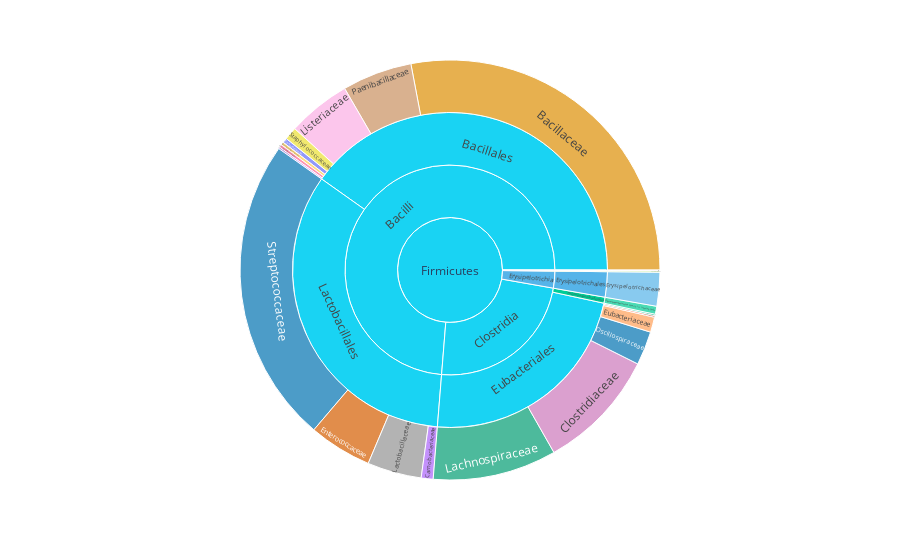

Notebook code for this chart:
### Markdown cell above
# Sunburst diagram of firmicutes genes

### Code cell
import plotly.express as px
import numpy as np
import seaborn as sns

# create a color palette based on the "family" column
# get a list of unique values in the "family" column
unique_families = cdf['family'].unique()
# set the color palette to use 3-digit RGB values

family_counts = cdf['family'].value_counts()
    
# # combine categories with an occurrence below 5% into a new category called "other"
# other_count = family_counts[family_counts < 0.05 * family_counts.sum()].sum()
# family_counts = family_counts[family_counts >= 0.05 * family_counts.sum()]
# family_counts['other'] = other_count

# combine categories with an occurrence below 1.5% into a new category called "other"
other_count = family_counts[family_counts < 0.01 * family_counts.sum()].sum()
family_counts = family_counts[family_counts >= 0.01 * family_counts.sum()]
family_counts['other'] = other_count
# create a pie chart for the current cluster using the colors from the "family_colors" dictionary

# create a list of colors based on the "colorblind" color palette
palette_list = sns.color_palette('colorblind', n_colors=len(family_counts.index), as_cmap=True)
palette_list = palette_list * (len(family_counts.index) // len(palette_list) + 1)

# create a dictionary that maps each unique family to a specific color in the "husl" color palette
family_colors = {family: palette_list[i] for i, family in enumerate(family_counts.index)}
family_colors['other'] = 'gray'


# create a list of colors based on the "husl" color palette
palette_list = sns.color_palette('colorblind', n_colors=len(family_counts), as_cmap=True)
palette_list = palette_list * (len(family_counts.index) // len(palette_list) + 1)

# create a dictionary that maps each unique family to a specific color in the "husl" color palette
family_colors = {family: palette_list[i] for i, family in enumerate(family_counts.index)}
# family_colors['other'] = 'gray'
path=['phylum', 'class', 'order', 'family', 'species']
fig = px.sunburst(cdf, path=path, 
                  values=cdf.index,
                  color='family',
                  color_discrete_map=family_colors,
                  branchvalues='total')
                  
                #   color_continuous_midpoint = 125)
                #   color_continuous_midpoint=np.average(cdf['seq_len'], weights=cdf.index))


# show the diagram
fig.show()
fig.write_image('sunburst/sunburst2.svg', format='svg')

### Figure 1 — Plotly figure (JSON) as saved in the notebook; plotly's stock layout.template omitted (floating-point values rounded to 4 significant figures)
{"data": [{"branchvalues": "total", "customdata": [["Thermoanaerobacterales Family III. Incertae Sedis"], ["Enterococcaceae"], ["Thermoactinomycetaceae"], ["Streptococcaceae"], ["Eubacteriaceae"], ["Bacillaceae"], ["Erysipelotrichaceae"], ["(?)"], ["Erysipelotrichaceae"], ["(?)"], ["(?)"], ["Alicyclobacillaceae"], ["Thermoanaerobacterales Family III. Incertae Sedis"], ["(?)"], ["(?)"], ["Erysipelotrichaceae"], ["Sporomusaceae"], ["Sporomusaceae"], ["Peptoniphilaceae"], ["Sporomusaceae"], ["Peptoniphilaceae"], ["Sporolactobacillaceae"], ["Planococcaceae"], ["Peptostreptococcaceae"], ["Peptoniphilaceae"], ["Peptococcaceae"], ["Paenibacillaceae"], ["Oscillospiraceae"], ["Listeriaceae"], ["Lactobacillaceae"], ["Lachnospiraceae"], ["Clostridiaceae"], ["Carnobacteriaceae"], ["Staphylococcaceae"], ["(?)"]], "domain": {"x": [0, 1], "y": [0, 1]}, "hovertemplate": "labels=%{label}<br>index=%{value}<br>parent=%{parent}<br>id=%{id}<br>family=%{customdata[0]}<extra></extra>", "ids": ["Firmicutes/Clostridia/Thermoanaerobacterales/Thermoanaerobacterales Family III. Incertae Sedis", "Firmicutes/Bacilli/Lactobacillales/Enterococcaceae", "Firmicutes/Bacilli/Bacillales/Thermoactinomycetaceae", "Firmicutes/Bacilli/Lactobacillales/Streptococcaceae", "Firmicutes/Clostridia/Eubacteriales/Eubacteriaceae", "Firmicutes/Bacilli/Bacillales/Bacillaceae", "Firmicutes/Erysipelotrichia/Erysipelotrichales/Erysipelotrichaceae", "Firmicutes/Bacilli/Bacillales", "Firmicutes/Erysipelotrichia/Erysipelotrichales", "Firmicutes/Clostridia/Eubacteriales", "Firmicutes/Bacilli/Lactobacillales", "Firmicutes/Bacilli/Bacillales/Alicyclobacillaceae", "Firmicutes/Clostridia/Thermoanaerobacterales", "Firmicutes/Bacilli", "Firmicutes/Clostridia", "Firmicutes/Erysipelotrichia", "Firmicutes/Negativicutes", "Firmicutes/Negativicutes/Selenomonadales", "Firmicutes/Tissierellia/Tissierellales", "Firmicutes/Negativicutes/Selenomonadales/Sporomusaceae", "Firmicutes/Tissierellia", "Firmicutes/Bacilli/Bacillales/Sporolactobacillaceae", "Firmicutes/Bacilli/Bacillales/Planococcaceae", "Firmicutes/Clostridia/Eubacteriales/Peptostreptococcaceae", "Firmicutes/Tissierellia/Tissierellales/Peptoniphilaceae", "Firmicutes/Clostridia/Eubacteriales/Peptococcaceae", "Firmicutes/Bacilli/Bacillales/Paenibacillaceae", "Firmicutes/Clostridia/Eubacteriales/Oscillospiraceae", "Firmicutes/Bacilli/Bacillales/Listeriaceae", "Firmicutes/Bacilli/Lactobacillales/Lactobacillaceae", "Firmicutes/Clostridia/Eubacteriales/Lachnospiraceae", "Firmicutes/Clostridia/Eubacteriales/Clostridiaceae", "Firmicutes/Bacilli/Lactobacillales/Carnobacteriaceae", "Firmicutes/Bacilli/Bacillales/Staphylococcaceae", "Firmicutes"], "labels": ["Thermoanaerobacterales Family III. Incertae Sedis", "Enterococcaceae", "Thermoactinomycetaceae", "Streptococcaceae", "Eubacteriaceae", "Bacillaceae", "Erysipelotrichaceae", "Bacillales", "Erysipelotrichales", "Eubacteriales", "Lactobacillales", "Alicyclobacillaceae", "Thermoanaerobacterales", "Bacilli", "Clostridia", "Erysipelotrichia", "Negativicutes", "Selenomonadales", "Tissierellales", "Sporomusaceae", "Tissierellia", "Sporolactobacillaceae", "Planococcaceae", "Peptostreptococcaceae", "Peptoniphilaceae", "Peptococcaceae", "Paenibacillaceae", "Oscillospiraceae", "Listeriaceae", "Lactobacillaceae", "Lachnospiraceae", "Clostridiaceae", "Carnobacteriaceae", "Staphylococcaceae", "Firmicutes"], "marker": {"colors": ["#00cc96", "#D55E00", "#ab63fa", "#0173B2", "#FFA15A", "#DE8F05", "#56B4E9", "#19d3f3", "#56B4E9", "#19d3f3", "#19d3f3", "#FF6692", "#00cc96", "#19d3f3", "#19d3f3", "#56B4E9", "#B6E880", "#B6E880", "#FF97FF", "#B6E880", "#FF97FF", "#FECB52", "#636efa", "#EF553B", "#FF97FF", "#00cc96", "#CA9161", "#0173B2", "#FBAFE4", "#949494", "#029E73", "#CC78BC", "#ab63fa", "#ECE133", "#19d3f3"]}, "name": "", "parents": ["Firmicutes/Clostridia/Thermoanaerobacterales", "Firmicutes/Bacilli/Lactobacillales", "Firmicutes/Bacilli/Bacillales", "Firmicutes/Bacilli/Lactobacillales", "Firmicutes/Clostridia/Eubacteriales", "Firmicutes/Bacilli/Bacillales", "Firmicutes/Erysipelotrichia/Erysipelotrichales", "Firmicutes/Bacilli", "Firmicutes/Erysipelotrichia", "Firmicutes/Clostridia", "Firmicutes/Bacilli", "Firmicutes/Bacilli/Bacillales", "Firmicutes/Clostridia", "Firmicutes", "Firmicutes", "Firmicutes", "Firmicutes", "Firmicutes/Negativicutes", "Firmicutes/Tissierellia", "Firmicutes/Negativicutes/Selenomonadales", "Firmicutes", "Firmicutes/Bacilli/Bacillales", "Firmicutes/Bacilli/Bacillales", "Firmicutes/Clostridia/Eubacteriales", "Firmicutes/Tissierellia/Tissierellales", "Firmicutes/Clostridia/Eubacteriales", "Firmicutes/Bacilli/Bacillales", "Firmicutes/Clostridia/Eubacteriales", "Firmicutes/Bacilli/Bacillales", "Firmicutes/Bacilli/Lactobacillales", "Firmicutes/Clostridia/Eubacteriales", "Firmicutes/Clostridia/Eubacteriales", "Firmicutes/Bacilli/Lactobacillales", "Firmicutes/Bacilli/Bacillales", ""], "type": "sunburst", "values": [8445, 66992, 1646, 325161, 16086, 385821, 35805, 554021, 35805, 315667, 462341, 3210, 8445, 1016362, 324112, 35805, 1604, 1604, 747, 1604, 747, 3222, 5001, 1635, 747, 1612, 74228, 35852, 67275, 57518, 131252, 129230, 12670, 13618, 1378630]}], "layout": {"legend": {"tracegroupgap": 0}, "margin": {"t": 60}}}
